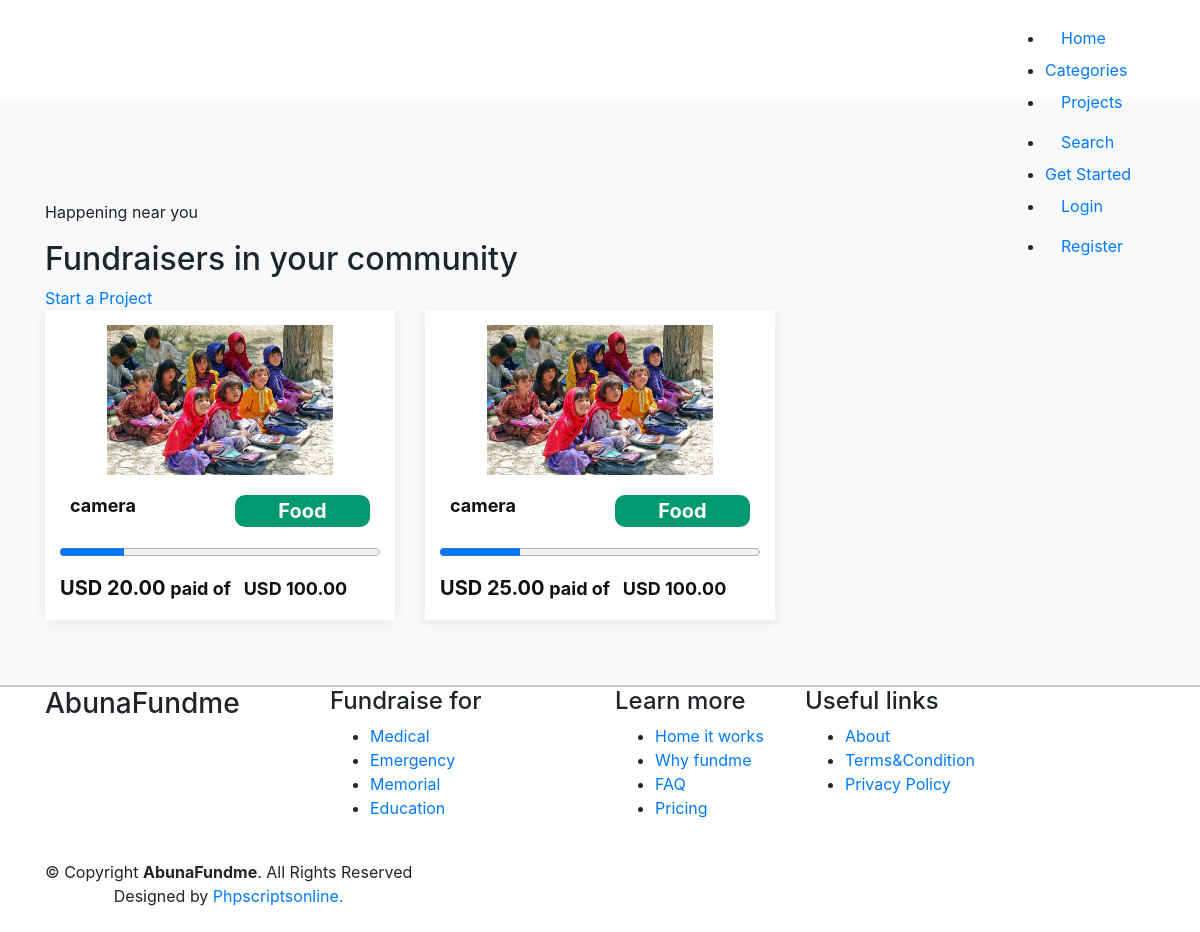
The app's page /project/ with its own data.
### D_project/models.py (models this page shows, shortened)
class Project(models.Model):
    user = models.ForeignKey(get_user_model(), on_delete=models.CASCADE,default=1)
    name=models.CharField(max_length=50)
    category = models.ForeignKey(Category,on_delete=models.CASCADE,null=True)
    target = models.DecimalField(max_digits=10, decimal_places=2, default=100)
    current_amount = models.DecimalField(max_digits=10, decimal_places=2, default=0)
    tags = models.ManyToManyField(to=Tag,related_name="projects")
    description=models.TextField(default="loream loream",max_length=800,null=True)
    start=models.DateTimeField(auto_now_add=True)
    end=models.DateTimeField()
    is_featured = models.BooleanField(default=False)

class Image(models.Model):
    project=models.ForeignKey(Project,on_delete=models.CASCADE)
    image = models.FileField(upload_to='projects/images',blank=True,null=True)

class Category(models.Model):
    name = models.CharField(max_length = 50)
    image = models.ImageField(upload_to='categories/images',blank=True,null=True)
    def __str__(self):
        return self.name

### D_project/views.py (the view)
# urls.py: path('',projects.as_view(),name='projects'),
class projects(ListView):
    model=Project
    template_name= 'D_project/projects.html'
    context_object_name = 'projects'

### D_project/templates/D_project/projects.html (shortened to what this page needs)
{%extends 'base.html'%}
{% block content %}
<section class="ftco-section bg-light categoryfundraisesec">
    <div class="container" data-aos="fade-right">
      <div class="section-title" >
        <p>Happening near you</p>
        <h2>Fundraisers in your community</h2>
      </div>
<a href="{%url 'createProject'%}">Start a Project</a>
        <div class="row">
            {% for project in projects %}
            <div class="col-md-4">
                <a href="{%url 'project_details' project.id%}">
                  <div class="singlesection">
                    {% with first_image=project.image_set.first %}
                    <img src="{{ first_image.image.url }}" class="singlesection-img img-fluid" alt="{{first_image.id}}">
                    {% endwith %}
                 <div class="row" style="padding:10px">
                    <div class="col-md-6">
                        <h3>{{project.name}}</h3>
                    </div>
                    <div class="col-md-6">
                        <h3 style="text-align: center;background: #009970;padding: 4px;color: #fff;border-radius: 10px;"> <span style="font-weight: bold;font-size:20px">{{project.category}} </span></h3>
                    </div>
                </div>
                      <progress id="file" value="{{project.current_amount}}" max="{{project.target}}" style="width: 100%;"> </progress>
                     <h3> <span style="font-weight: bold;font-size:20px">USD {{project.current_amount}} </span> paid of &nbsp; USD {{project.target}}</h3>
                  </div>
              </a>
                   </div>
                   {% endfor %}
        </div>
    </div>
</section>
{% endblock %}

### templates/base.html (style rules this page uses)
section { padding: 100px 0 50px; }
.singlesection { box-sizing: content-box; padding: 15px 15px; box-shadow: 0px 2px 12px rgba(0, 0, 0, 0.08); background: #fff; margin-bottom: 15px; }
.singlesection h3 { font-size: 18px; font-weight: bold; margin: 10px 0 5px 0; color: #111; }
.singlesection img { width: 100%; height: 150px; object-fit: contain; }

### records on screen
Project: image_set.first.image (picture), name "camera", category "Food", current_amount "20.00", target "100.00"
Project: image_set.first.image (picture), name "camera", category "Food", current_amount "25.00", target "100.00"
